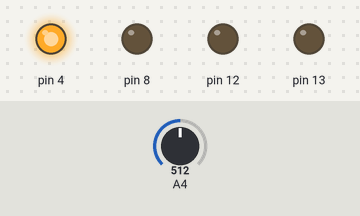
Recording of a sketch running on a simulated Arduino Uno, built with avr-gcc and run on an emulated ATmega328P. On the bench: output pins drawn as LEDs (lit = HIGH). The test bench sets the inputs (shaded band); at power-on: A4 = 512.

Above: at 1.2 s.
1.3 s: A4 set to 296
2.8 s: A4 set to 275
At 3.1 s:
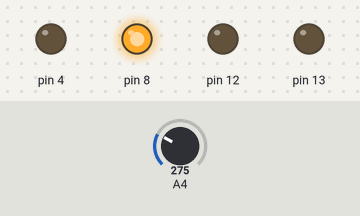
4.3 s: A4 set to 222
5.8 s: A4 set to 193
At 6.3 s:
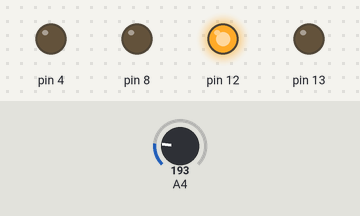
7.3 s: A4 set to 111
8.8 s: A4 set to 97
At 9.7 s:
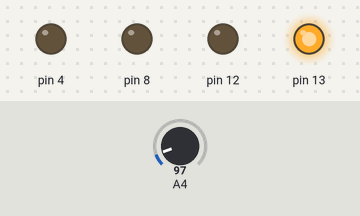
Timing chart, 0 to 11.3 s (numbered marks = the images above; inputs shaded):
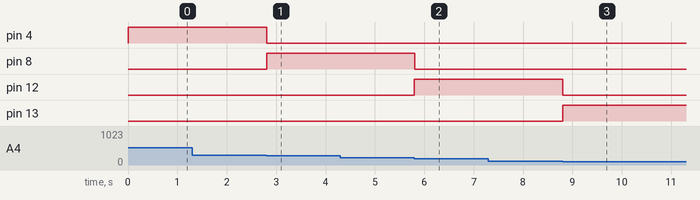

Measured:
- the behaviour switches between 287 and 286 on A4 (found by bisection; images 0 and 1)
- the behaviour switches between 205 and 204 on A4 (found by bisection; images 1 and 2)
- the behaviour switches between 102 and 101 on A4 (found by bisection; images 2 and 3)
- after the input at 1.3 s, every drawn part: stays the same
- after the input at 2.8 s, pin 4: HIGH → LOW at once; pin 8: LOW → HIGH at once
- after the input at 4.3 s, every drawn part: stays the same
- after the input at 5.8 s, pin 8: HIGH → LOW at once; pin 12: LOW → HIGH at once
- after the input at 7.3 s, every drawn part: stays the same
- after the input at 8.8 s, pin 12: HIGH → LOW at once; pin 13: LOW → HIGH at once

The sketch:

analog_temperature_sensor_with_and_without_arduino_uno1.ino
```cpp
// C++ code
//
void setup()
{
  pinMode(A4, INPUT);
  pinMode(13, OUTPUT);
  pinMode(12, OUTPUT);
  pinMode(8, OUTPUT);
  pinMode(4, OUTPUT);
}

void loop()
{
  if ((-40 + 0.488155 * (analogRead(A4) - 20)) <= 0) {
    digitalWrite(13, HIGH);
  } else {
    digitalWrite(13, LOW);
  }
  if ((-40 + 0.488155 * (analogRead(A4) - 20)) > 0 && (-40 + 0.488155 * (analogRead(A4) - 20)) <= 50) {
    digitalWrite(12, HIGH);
  } else {
    digitalWrite(12, LOW);
  }
  if ((-40 + 0.488155 * (analogRead(A4) - 20)) > 50 && (-40 + 0.488155 * (analogRead(A4) - 20)) <= 90) {
    digitalWrite(8, HIGH);
  } else {
    digitalWrite(8, LOW);
  }
  if ((-40 + 0.488155 * (analogRead(A4) - 20)) > 90) {
    digitalWrite(4, HIGH);
  } else {
    digitalWrite(4, LOW);
  }
  delay(10); // Delay a little bit to improve simulation performance
}
```
